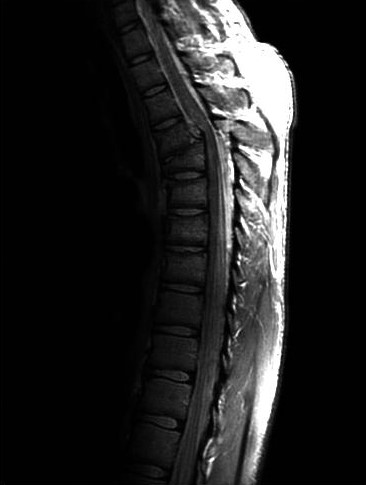
%> input picture sessionalassignment2/spine.jpg, 366 x 485 px
$ octave assignment22.m   (GNU Octave 9; MATLAB toolbox functions it lacks are replaced by stand-ins)
%> lines starting %> are read from the running program, lines starting %| are printed output that depends on the picture
% Read the RGB image
I = imread('img/spine.jpg');
%> I is the input picture: size 485x366x3 uint8; min 0, max 255, mean 33.3

% Plot the initial images
subplot(1, 3, 1), subimage(I), title('Original Image')
hold on

% Average to get grayscale form
I = mean(I, 3);
%> I: size 485x366 double

% Log Transform
c = .15;
Ilog = c * log(I + eps);
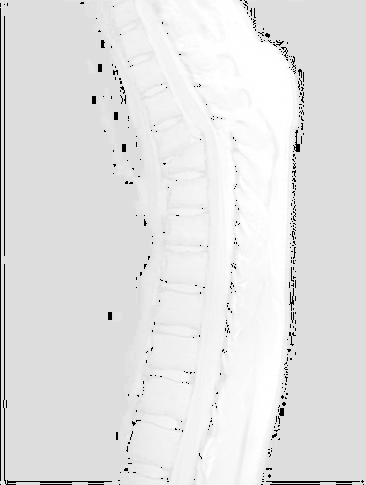
%> Ilog: size 485x366 double; min -5.41, max 0.831, mean 0.143; drawn with min black and max white

subplot(1, 3, 2), subimage(Ilog), title('Logged Image')
%> after `subimage(Ilog)`:
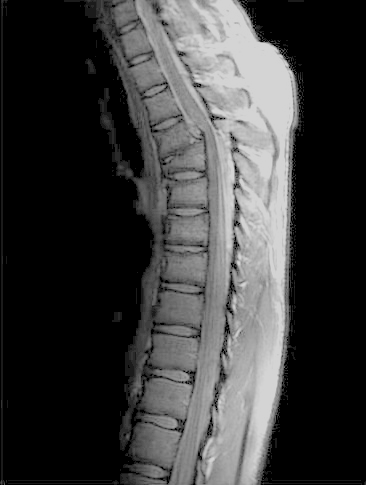
%> displayed picture: size 485x366, on the screen's scale of 0 to 255; min 0, max 212, mean 59.6
hold on

% Power Law Transform
gamma = .4;
c = 1;
Ipwr = c * (I .^ gamma);
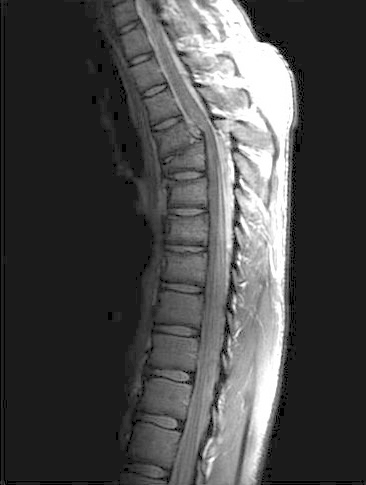
%> Ipwr: size 485x366 double; min 0, max 9.18, mean 2.64; drawn with min black and max white
% Normalize
Ipwr = mat2gray(Ipwr);
% Alternative way
% I = mat2gray(I);
% Ipwr = imadjust(I, [], [], gamma);

subplot(1, 3, 3), subimage(Ipwr), title('Power Transformed Image')
hold off
